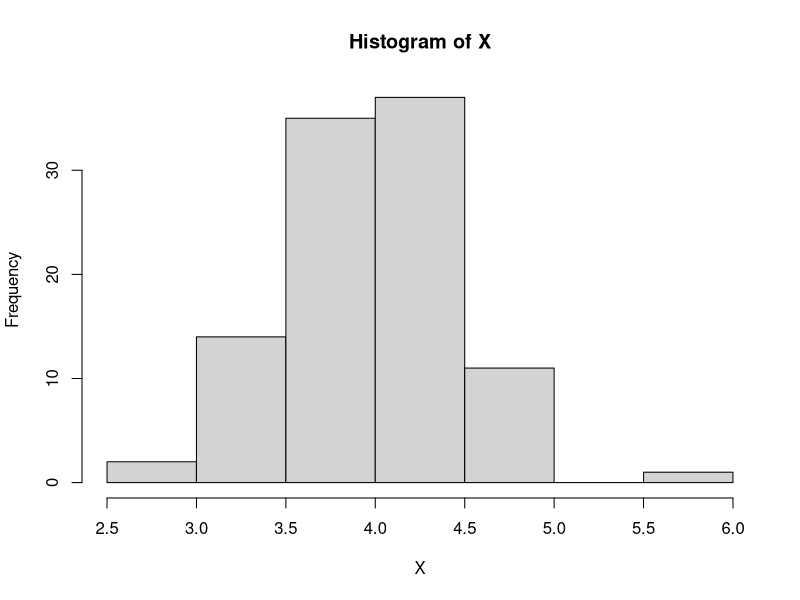
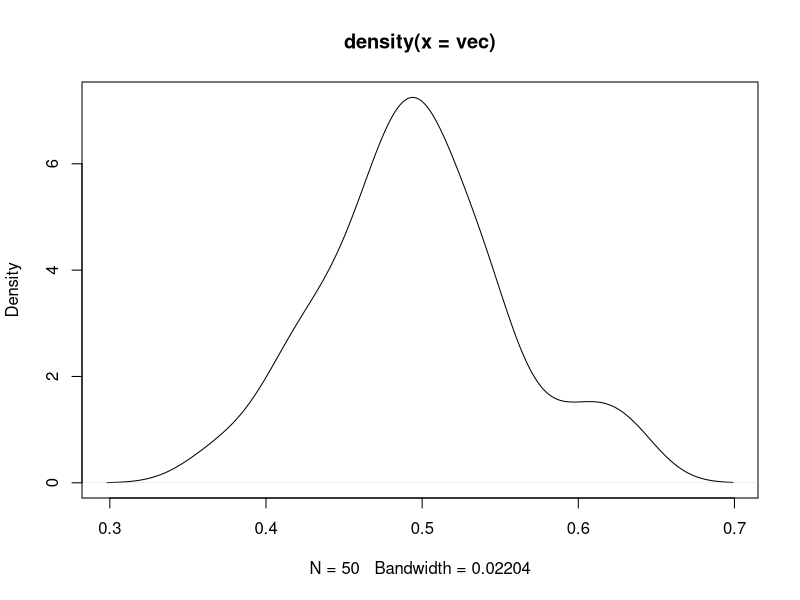
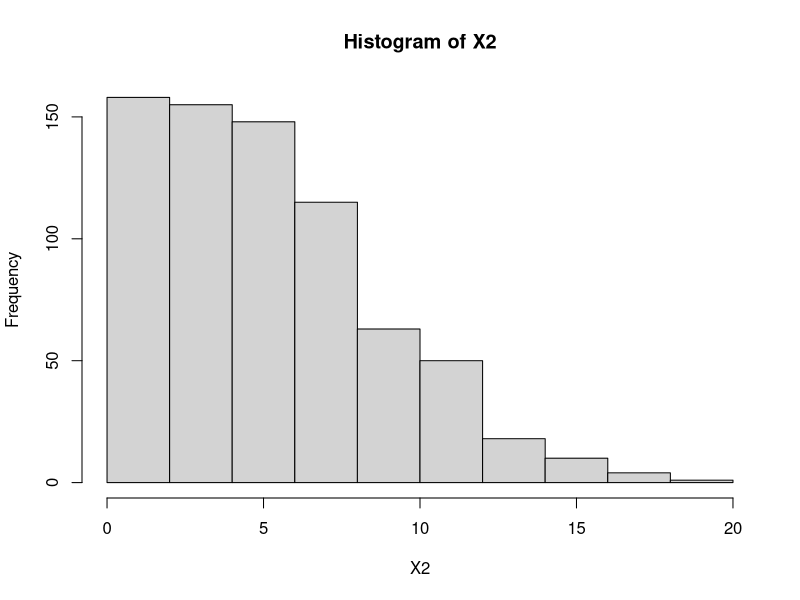

These figures' R source, in order:
##Construcción de funciones.
###Caso 1.

DAT <- c(13, 2, 4, 0, 36, 3, 2, 7, 1, 11)  # datos originales (inventados)
dat <- (DAT[DAT > 0]) # elimino los 0 (por los log)
N <- sum(dat) # total de individuos
p <- dat / N # abundancias relativas
H <- -sum(p * log(p))
H # resultado

# construcción de la función 
# notar las similitudes y diferencias con los pasos de arriba.
shann <- function(x) {
  z <- (x[x > 0])
  N <- sum(z)
  p <- z / N
  H <- -sum(p * log(p))
  H # la última línea es lo que mostrará la función
}

# probamos la función con el set de datos original
shann(DAT)

# probamos la función con el otro set de datos
Y <- c(67, 8, 1, 6, 8, 5, 9, 7, 10, 1, 0, 1, 2,0, 2, 1)
shann(Y)

############################################################

##Funciones de simulación y muestreo.

# simulación de datos
X <- rnorm(100, mean = 4, sd = 0.5)
hist(X)

# probabilidad de observar el valor z < 5.4 bajo la distribución simulada arriba
pnorm(5.4, mean = 4, sd = 0.5)

# valor del percentil 75 bajo la misma distribución
qnorm(0.75, mean = 4, sd = 0.5)

##############################################################

# Exploración de las utilidades de sample
AA <- c(1:10)
AA

#sólo cambio el orden: permutación
sample(AA, size = 10, replace = FALSE)

#muestreo aleatorio sin remplazo
sample(AA, size = 5, replace = FALSE)

#muestreo aleatorio con remplazo
sample(AA, size = 5, replace = TRUE)

#idem, pero de igual n que la muestra original, base del bootstrap
sample(AA, size = 10, replace = TRUE)

?sample

#############################################################

## Programación con R

# for

Dat <- runif(1000)
vec <- numeric(length = 50)
vec # vector vacío antes del loop
for (i in 1:50) {
  vec[i] <- mean(sample(Dat, 20))
}
vec # vector luego de aplicar el loop
plot(density(vec))

# for + if
# construir una distribución normal truncada
X1 <- rnorm(1000, mean = 3, sd = 5)
X2 <- numeric(1000)
for (i in 1:1000) if (X1[i] < 0) X2[i] <- NA else X2[i] <- X1[i]
hist(X2)

# while
i <- 0
while (i < 10) {
  i <- i + 1
}
i

# apply
m <- rnorm(200)
X <- matrix(m, 40, 5)

apply(X, 2, mean)
apply(X, 1, mean)


# apply vs. for vs. vectorización
# ejemplo 1
A <- c(8, 23, 11, 10)
B <- c(15, 3, 2, 1)

#con loop (MAL)
C <- numeric(4)
for (i in 1:4) C[i] <- A[i] + B[i]
C

# vectorizado (BIEN)
C <- A + B
C

# ejemplo 2
m <- rnorm(200)
X <- matrix(m, 40, 5)

# con loop (MAL)
med <- numeric(5)
for (i in 1:5) med[i] <- mean(X[, i])
med

#vectorizado (BIEN)
med <- apply(X, 2, mean)
med

#### END ####
